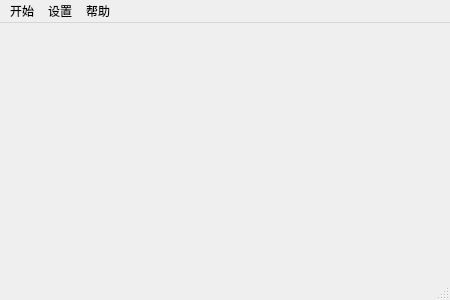
<?xml version="1.0" encoding="UTF-8"?>
<ui version="4.0">
 <class>StartScene</class>
 <widget class="QMainWindow" name="StartScene">
  <property name="geometry">
   <rect>
    <x>0</x>
    <y>0</y>
    <width>450</width>
    <height>300</height>
   </rect>
  </property>
  <property name="sizePolicy">
   <sizepolicy hsizetype="Fixed" vsizetype="Fixed">
    <horstretch>0</horstretch>
    <verstretch>0</verstretch>
   </sizepolicy>
  </property>
  <property name="minimumSize">
   <size>
    <width>450</width>
    <height>300</height>
   </size>
  </property>
  <property name="maximumSize">
   <size>
    <width>450</width>
    <height>300</height>
   </size>
  </property>
  <property name="windowTitle">
   <string>开始复习您的日语假名</string>
  </property>
  <property name="windowIcon">
   <iconset resource="resources.qrc">
    <normaloff>:/res/kanas_review.ico</normaloff>:/res/kanas_review.ico</iconset>
  </property>
  <widget class="QWidget" name="centralwidget"/>
  <widget class="QMenuBar" name="menubar">
   <property name="geometry">
    <rect>
     <x>0</x>
     <y>0</y>
     <width>450</width>
     <height>21</height>
    </rect>
   </property>
   <widget class="QMenu" name="menu">
    <property name="title">
     <string>开始</string>
    </property>
    <addaction name="actionExit"/>
   </widget>
   <widget class="QMenu" name="menu_2">
    <property name="title">
     <string>设置</string>
    </property>
    <addaction name="actionBgm_Bg_Setting"/>
   </widget>
   <widget class="QMenu" name="menu_3">
    <property name="title">
     <string>帮助</string>
    </property>
    <addaction name="actionHelp"/>
   </widget>
   <addaction name="menu"/>
   <addaction name="menu_2"/>
   <addaction name="menu_3"/>
  </widget>
  <widget class="QStatusBar" name="statusbar"/>
  <action name="actionExit">
   <property name="icon">
    <iconset resource="resources.qrc">
     <normaloff>:/res/Exit.png</normaloff>:/res/Exit.png</iconset>
   </property>
   <property name="text">
    <string>退出系统</string>
   </property>
  </action>
  <action name="actionBgm_Bg_Setting">
   <property name="icon">
    <iconset resource="resources.qrc">
     <normaloff>:/res/settingIcon.png</normaloff>:/res/settingIcon.png</iconset>
   </property>
   <property name="text">
    <string>设置背景音乐和背景</string>
   </property>
  </action>
  <action name="action">
   <property name="text">
    <string>BgSetting</string>
   </property>
  </action>
  <action name="actionchooseScene">
   <property name="text">
    <string>chooseScene</string>
   </property>
  </action>
  <action name="actionexeScene">
   <property name="text">
    <string>exeScene</string>
   </property>
  </action>
  <action name="actionexeReport">
   <property name="text">
    <string>exeReport</string>
   </property>
  </action>
  <action name="actiontestCreate">
   <property name="text">
    <string>testCreate</string>
   </property>
  </action>
  <action name="actionsetting">
   <property name="text">
    <string>setting</string>
   </property>
  </action>
  <action name="actionHelp">
   <property name="icon">
    <iconset resource="resources.qrc">
     <normaloff>:/res/helpIcon.png</normaloff>:/res/helpIcon.png</iconset>
   </property>
   <property name="text">
    <string>查看帮助</string>
   </property>
  </action>
 </widget>
 <resources>
  <include location="resources.qrc"/>
 </resources>
 <connections/>
</ui>
